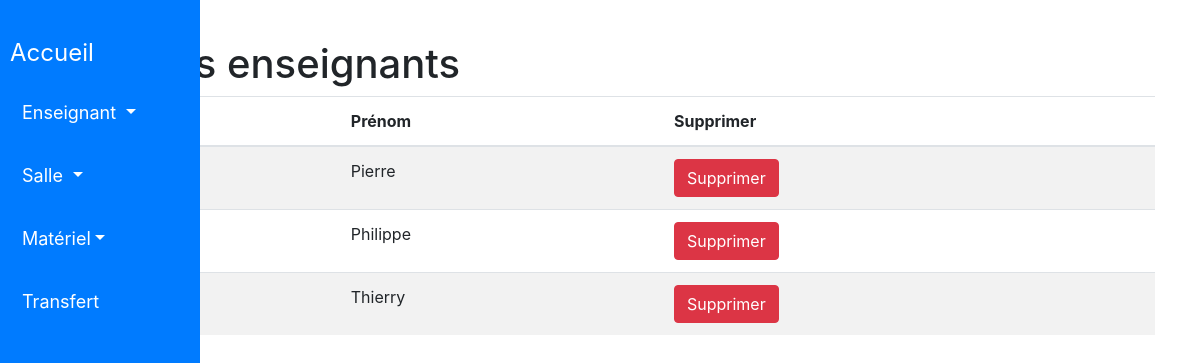
Page /gestion_materiel/enseignant/liste_enseignants on the committed database.
### gestion_materiel/models.py (models this page shows, shortened)
class Enseignant(models.Model):
    nom = models.CharField(
        max_length=50,
        blank=False,
        null=True,
        default='aucun'
    )
    prenom = models.CharField(
        max_length=50,
        blank=False,
        null=True,
        default='aucun'
    )

### gestion_materiel/views.py (the view)
# urls.py: path('gestion_materiel/enseignant/liste_enseignants', liste_enseignants, name='liste_enseignants'),
def liste_enseignants(request):
    enseignants = Enseignant.objects.all()
    return render(request, 'gestion_materiel/enseignant/liste_enseignants.html', {'enseignants': enseignants})

### templates/gestion_materiel/enseignant/liste_enseignants.html (shortened to what this page needs)
<!DOCTYPE html>
<html>
<head>
</head>
<body>
    {% include 'gestion_materiel/includes/entete.html' %}
    <div class="container">
        <h1>Liste des enseignants</h1>
        <table class="table table-striped">
            <thead>
                <tr>
                    <th>Nom</th>
                    <th>Prénom</th>
                    <th>Supprimer</th>
                </tr>
            </thead>
            <tbody>
                {% for enseignant in enseignants %}
                    <tr>
                        <td>{{ enseignant.nom }}</td>
                        <td>{{ enseignant.prenom }}</td>
                        <td>
                            <form method="post" action="{% url 'supprimer_enseignant' enseignant.id %}">
                                <button type="submit" class="btn btn-danger">Supprimer</button>
                            </form>
                        </td>
                    </tr>
                {% empty %}
                    <tr>
                        <td colspan="3">Aucun enseignant trouvé.</td>
                    </tr>
                {% endfor %}
            </tbody>
        </table>
    </div>
</body>
</html>

### rows in the picture
Enseignant: prenom "Pierre"
Enseignant: prenom "Philippe"
Enseignant: prenom "Thierry"
